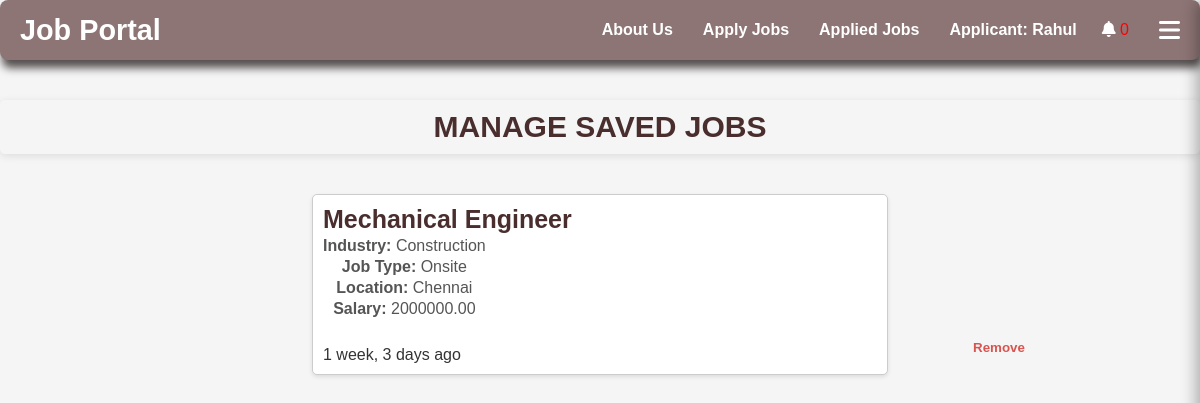
The app's page /saved-jobs/ (signed in) with its own data.
### Applicant/models.py (models this page shows, shortened)
class Applicant(models.Model):
    name = models.CharField(max_length=100,null=True, blank=True)
    user = models.OneToOneField(User, on_delete=models.CASCADE, null=True, blank=True)
    username = models.CharField(max_length=150, unique=True)
    email = models.EmailField()
    password = models.CharField(max_length=128, null=True, blank=True)

class SavedJob(models.Model):
    applicant = models.ForeignKey(Applicant, on_delete=models.CASCADE)
    job = models.ForeignKey(Job, on_delete=models.CASCADE)
    saved_at = models.DateTimeField(auto_now_add=True)

### job_app/models.py (models this page shows, shortened)
class Job(models.Model):
    company_name = models.CharField(max_length=100, null=True, blank=True)
    founded_date = models.DateField(null=True, blank=True)
    company_location = models.CharField(max_length=100, null=True, blank=True)
    title = models.CharField(max_length=100)
    industry = models.CharField(max_length=100)
    job_type = models.CharField(max_length=50, choices=[
        ('Remote', 'Remote'),
        ('Onsite', 'Onsite'),
        ('Hybrid', 'Hybrid')
    ])
    location = models.CharField(max_length=100)
    salary = models.DecimalField(max_digits=10, decimal_places=2)
    requirements = models.TextField()
    ideal_candidate = models.TextField(default='N/A')
    availability = models.BooleanField(default=True)
    vacancy_limit = models.IntegerField(default=0)  # Maximum number of positions
    filled_vacancies = models.IntegerField(default=0)
    created_at = models.DateTimeField(auto_now_add=True)
    user = models.ForeignKey(settings.AUTH_USER_MODEL, on_delete=models.CASCADE, null=True)
    applicants = models.ManyToManyField('Applicant.Applicant', related_name='applied_jobs', blank=True)

### Applicant/views.py (the view)
# urls.py: path('saved-jobs/', saved_jobs_view, name='saved_jobs'),
def saved_jobs_view(request):
    applicant_id = request.session.get('applicant_id')
    saved_jobs = SavedJob.objects.filter(applicant__id=applicant_id).select_related('job')
    return render(request, 'saved_jobs.html', {'saved_jobs': saved_jobs})

### Applicant/context_processors.py (called while the page is built)
def applicant_context(request):
    applicant = None
    has_resume = False
    applied_jobs_count = 0
    saved_jobs_count = 0  # New variable for saved jobs count
    applicant_id = request.session.get('applicant_id')
    if applicant_id:
        try:
            applicant = Applicant.objects.get(id=applicant_id)
            applied_jobs_count = Application.objects.filter(applicant=applicant).count()
            saved_jobs_count = SavedJob.objects.filter(applicant=applicant).count()  # Count saved jobs
            has_resume = Resume.objects.filter(applicant=applicant).exists()
        except Applicant.DoesNotExist:
            pass
    return {
        'applicant': applicant,
        'has_resume': has_resume,
        'applied_jobs_count': applied_jobs_count,
        'saved_jobs_count': saved_jobs_count,  # Include saved jobs count in context
    }

### job_app/context_processors.py (called while the page is built)
def recruiter_context(request):
    if request.user.is_authenticated:
        jobs = Job.objects.filter(user=request.user).order_by('-created_at')
    else:
        jobs = Job.objects.none()
    return {
        'recruiter_jobs': jobs,
        'is_recruiter': request.user.is_authenticated,
    }

### Applicant/templates/saved_jobs.html (shortened to what this page needs)
{% extends "header_m.html" %}
{% block body %}
<h2>Manage Saved Jobs</h2>
<div class="saved-jobs">
    {% for saved_job in saved_jobs %}
    <div class="saved-job-card">
        <h3><a href="{% url 'job_detail' saved_job.job.id %}">{{ saved_job.job.title }} </a></h3>
        <div class="job-details">
            <p><strong>Industry:</strong> {{ saved_job.job.industry }}</p>
            <p><strong>Job Type:</strong> {{ saved_job.job.job_type }}</p>
            <p><strong>Location:</strong> {{ saved_job.job.location }}</p>
            <p><strong>Salary:</strong> {{ saved_job.job.salary }}</p>
        </div>
        <form method="POST" action="{% url 'remove_saved_job' saved_job.id %}">
            <button type="submit" class="remove-btn">Remove</button>
        </form>
        {{ saved_job.saved_at|timesince }} ago
    </div>
    {% empty %}
    <p>No saved jobs found.</p>
    {% endfor %}
</div>
{% endblock %}

### Applicant/templates/header_m.html (shortened to what this page needs)
<html lang="en">
<head>
    <link rel="stylesheet" href="https://cdnjs.cloudflare.com/ajax/libs/font-awesome/6.0.0-beta3/css/all.min.css">
</head>
<body>
<header>
    <div class="logo">
        <a href="{% url 'home' %}">Job Portal</a>
    </div>
    <ul>
        <li><a id="aboutus" href="#">About Us</a></li>
        {% if has_resume %}
            <li><a id="apply_jobs" href="{% url 'Alljobs' %}">Apply Jobs</a></li>
            <li><a href="{% url 'view_applied_jobs' %}">Applied Jobs</a></li>
        {% else %}
            <li><a id="create_resume" href="{% url 'upload_resume' %}">Create Resume</a></li>
        {% endif %}
        <li class="user-info" id="user-info">
            {% if applicant %} <a href="{% url 'Applicant_dashboard' %}">Applicant: {{ applicant.name }}</a> {% endif %}
        </li>
        <li class="notification-icon">
            <i class="fas fa-bell" style="color: white"></i>
            <span class="count " style="color: red">0</span>
        </li>
        <i class="fas fa-bars hamburger-icon" onclick="toggleSidebar()"></i>
    </ul>
</header>
{% block body %}{% endblock%}
</body>
</html>

### Applicant/templates/header_m.html (style rules this page uses)
* { margin: 0; padding: 0; box-sizing: border-box; }
body { font-family: 'Segoe UI', Tahoma, Geneva, Verdana, sans-serif; background: #f4f1f1; color: #333; padding-top: 60px; scroll-behavior: smooth; }
header { position: fixed; top: 0; width: 100%; height: 60px; background: #8e7575; display: flex; justify-content: space-between; align-items: center; padding: 0 20px; box-shadow: 2px 8px 8px #554f4f; z-index: 1000; transition: background-color 0.3s; border-radius: 8px; }
header ul { list-style: none; display: flex; align-items: center; }
li { margin: 0 15px; }
li a { text-decoration: none; color: white; font-weight: bold; transition: color 0.3s; }
.logo a { text-decoration: none; color: white; font-size: 1.8em; font-weight: bold; }
.user-info { color: white; font-weight: bold; margin-right: 10px; cursor: pointer; display: flex; align-items: center; }
.hamburger-icon { color: white; font-size: 1.5em; cursor: pointer; margin-left: 15px; }

### Applicant/templates/saved_jobs.html (style rules this page uses)
body { font-family: Arial, sans-serif; background-color: #f5f5f5; text-align: center; }
h2 { color: #4a2e2e; margin-top: 40px; font-weight: bold; font-size: 30px; text-transform: uppercase; padding: 10px 20px; border-radius: 5px; box-shadow: 0 2px 8px rgba(0, 0, 0, 0.1); }
.saved-jobs { width: 80%; margin: 40px auto; display: flex; flex-wrap: wrap; gap: 15px; justify-content: center; align-items: center; }
.saved-job-card { background-color: #fff; border: 1px solid #ccc; border-radius: 5px; padding: 10px; box-shadow: 0 2px 4px rgba(0, 0, 0, 0.1); display: flex; flex-direction: column; align-items: flex-start; width: 60%; height: auto; transition: box-shadow 0.2s; }
.saved-job-card h3 a { text-decoration: none; color: #4a2e2e; font-size: 25px; margin: 0; font-weight: bold; }
.saved-job-card p { color: #555; font-size: medium; margin: 3px 0; font-weight: normal; }
.job-details { font-size: 12px; color: #333; }
.remove-btn { background-color: transparent; color: #d9534f; border: none; cursor: pointer; font-weight: bold; text-decoration: none; margin-top: 10px; align-self: flex-end; position: relative; left: 650px; bottom: -9px; }

### records on screen
Applicant: name "Rahul"
SavedJob: job "Mechanical Engineer", job.industry "Construction", job.job_type "Onsite", job.location "Chennai", job.salary "2000000.00", saved_at "1 week, 3 days"
